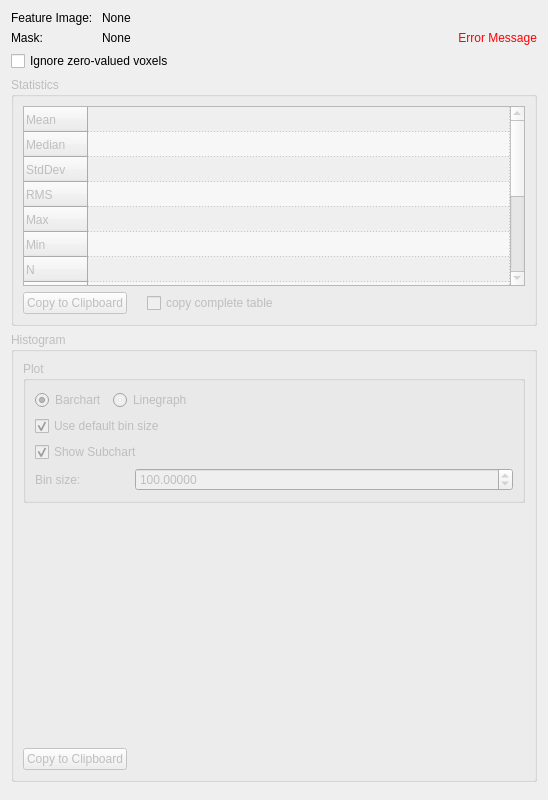
<?xml version="1.0" encoding="UTF-8"?>
<ui version="4.0">
 <class>QmitkImageStatisticsViewControls</class>
 <widget class="QWidget" name="QmitkImageStatisticsViewControls">
  <property name="enabled">
   <bool>true</bool>
  </property>
  <property name="geometry">
   <rect>
    <x>0</x>
    <y>0</y>
    <width>548</width>
    <height>800</height>
   </rect>
  </property>
  <property name="windowTitle">
   <string>Form</string>
  </property>
  <layout class="QVBoxLayout" name="verticalLayout_4">
   <item>
    <layout class="QGridLayout" name="gridLayout_2">
     <item row="0" column="0">
      <widget class="QLabel" name="label">
       <property name="sizePolicy">
        <sizepolicy hsizetype="Maximum" vsizetype="Preferred">
         <horstretch>0</horstretch>
         <verstretch>0</verstretch>
        </sizepolicy>
       </property>
       <property name="layoutDirection">
        <enum>Qt::LeftToRight</enum>
       </property>
       <property name="text">
        <string>Feature Image: </string>
       </property>
      </widget>
     </item>
     <item row="0" column="1">
      <widget class="QLabel" name="m_SelectedFeatureImageLabel">
       <property name="sizePolicy">
        <sizepolicy hsizetype="Minimum" vsizetype="Preferred">
         <horstretch>0</horstretch>
         <verstretch>0</verstretch>
        </sizepolicy>
       </property>
       <property name="text">
        <string>None</string>
       </property>
      </widget>
     </item>
     <item row="1" column="0">
      <widget class="QLabel" name="label_2">
       <property name="sizePolicy">
        <sizepolicy hsizetype="Maximum" vsizetype="Preferred">
         <horstretch>0</horstretch>
         <verstretch>0</verstretch>
        </sizepolicy>
       </property>
       <property name="text">
        <string>Mask:</string>
       </property>
      </widget>
     </item>
     <item row="1" column="1">
      <widget class="QLabel" name="m_SelectedMaskLabel">
       <property name="sizePolicy">
        <sizepolicy hsizetype="Minimum" vsizetype="Preferred">
         <horstretch>0</horstretch>
         <verstretch>0</verstretch>
        </sizepolicy>
       </property>
       <property name="text">
        <string>None</string>
       </property>
       <property name="indent">
        <number>-1</number>
       </property>
      </widget>
     </item>
     <item row="1" column="2">
      <widget class="QLabel" name="m_ErrorMessageLabel">
       <property name="sizePolicy">
        <sizepolicy hsizetype="Minimum" vsizetype="Preferred">
         <horstretch>0</horstretch>
         <verstretch>0</verstretch>
        </sizepolicy>
       </property>
       <property name="styleSheet">
        <string notr="true">color: rgb(255, 0, 0);</string>
       </property>
       <property name="text">
        <string>Error Message</string>
       </property>
       <property name="textFormat">
        <enum>Qt::AutoText</enum>
       </property>
       <property name="alignment">
        <set>Qt::AlignRight|Qt::AlignTrailing|Qt::AlignVCenter</set>
       </property>
      </widget>
     </item>
    </layout>
   </item>
   <item>
    <widget class="QCheckBox" name="m_IgnoreZerosCheckbox">
     <property name="text">
      <string>Ignore zero-valued voxels</string>
     </property>
    </widget>
   </item>
   <item>
    <widget class="QGroupBox" name="groupBox_3">
     <property name="enabled">
      <bool>false</bool>
     </property>
     <property name="title">
      <string>Statistics</string>
     </property>
     <layout class="QVBoxLayout" name="verticalLayout">
      <property name="leftMargin">
       <number>9</number>
      </property>
      <property name="rightMargin">
       <number>9</number>
      </property>
      <property name="bottomMargin">
       <number>9</number>
      </property>
      <item>
       <widget class="QTableWidget" name="m_StatisticsTable">
        <property name="minimumSize">
         <size>
          <width>100</width>
          <height>180</height>
         </size>
        </property>
        <property name="maximumSize">
         <size>
          <width>16777215</width>
          <height>16777215</height>
         </size>
        </property>
        <property name="verticalScrollBarPolicy">
         <enum>Qt::ScrollBarAsNeeded</enum>
        </property>
        <property name="horizontalScrollBarPolicy">
         <enum>Qt::ScrollBarAsNeeded</enum>
        </property>
        <property name="autoScroll">
         <bool>true</bool>
        </property>
        <property name="editTriggers">
         <set>QAbstractItemView::NoEditTriggers</set>
        </property>
        <property name="alternatingRowColors">
         <bool>true</bool>
        </property>
        <property name="showGrid">
         <bool>true</bool>
        </property>
        <property name="gridStyle">
         <enum>Qt::DotLine</enum>
        </property>
        <property name="cornerButtonEnabled">
         <bool>false</bool>
        </property>
        <property name="rowCount">
         <number>14</number>
        </property>
        <property name="columnCount">
         <number>1</number>
        </property>
        <attribute name="horizontalHeaderVisible">
         <bool>false</bool>
        </attribute>
        <attribute name="horizontalHeaderCascadingSectionResizes">
         <bool>false</bool>
        </attribute>
        <attribute name="horizontalHeaderDefaultSectionSize">
         <number>80</number>
        </attribute>
        <attribute name="horizontalHeaderHighlightSections">
         <bool>true</bool>
        </attribute>
        <attribute name="horizontalHeaderMinimumSectionSize">
         <number>80</number>
        </attribute>
        <attribute name="horizontalHeaderShowSortIndicator" stdset="0">
         <bool>false</bool>
        </attribute>
        <attribute name="horizontalHeaderStretchLastSection">
         <bool>true</bool>
        </attribute>
        <attribute name="verticalHeaderVisible">
         <bool>true</bool>
        </attribute>
        <attribute name="verticalHeaderCascadingSectionResizes">
         <bool>false</bool>
        </attribute>
        <attribute name="verticalHeaderDefaultSectionSize">
         <number>25</number>
        </attribute>
        <attribute name="verticalHeaderMinimumSectionSize">
         <number>25</number>
        </attribute>
        <attribute name="verticalHeaderShowSortIndicator" stdset="0">
         <bool>false</bool>
        </attribute>
        <attribute name="verticalHeaderStretchLastSection">
         <bool>false</bool>
        </attribute>
        <row>
         <property name="text">
          <string>Mean</string>
         </property>
        </row>
        <row>
         <property name="text">
          <string>Median</string>
         </property>
        </row>
        <row>
         <property name="text">
          <string>StdDev</string>
         </property>
        </row>
        <row>
         <property name="text">
          <string>RMS</string>
         </property>
        </row>
        <row>
         <property name="text">
          <string>Max</string>
         </property>
        </row>
        <row>
         <property name="text">
          <string>Min</string>
         </property>
        </row>
        <row>
         <property name="text">
          <string>N</string>
         </property>
        </row>
        <row>
         <property name="text">
          <string>V (mm³)</string>
         </property>
        </row>
        <row>
         <property name="text">
          <string>Skewness</string>
         </property>
        </row>
        <row>
         <property name="text">
          <string>Kurtosis</string>
         </property>
        </row>
        <row>
         <property name="text">
          <string>Uniformity</string>
         </property>
        </row>
        <row>
         <property name="text">
          <string>Entropy</string>
         </property>
        </row>
        <row>
         <property name="text">
          <string>MPP</string>
         </property>
        </row>
        <row>
         <property name="text">
          <string>UPP</string>
         </property>
        </row>
        <column>
         <property name="text">
          <string>0</string>
         </property>
        </column>
       </widget>
      </item>
      <item>
       <widget class="QWidget" name="widget" native="true">
        <layout class="QHBoxLayout" name="horizontalLayout">
         <property name="spacing">
          <number>0</number>
         </property>
         <property name="leftMargin">
          <number>0</number>
         </property>
         <property name="topMargin">
          <number>0</number>
         </property>
         <property name="rightMargin">
          <number>0</number>
         </property>
         <property name="bottomMargin">
          <number>0</number>
         </property>
         <item>
          <widget class="QPushButton" name="m_ButtonCopyStatisticsToClipboard">
           <property name="text">
            <string>Copy to Clipboard</string>
           </property>
          </widget>
         </item>
         <item>
          <spacer name="horizontalSpacer_3">
           <property name="orientation">
            <enum>Qt::Horizontal</enum>
           </property>
           <property name="sizeType">
            <enum>QSizePolicy::Fixed</enum>
           </property>
           <property name="sizeHint" stdset="0">
            <size>
             <width>20</width>
             <height>20</height>
            </size>
           </property>
          </spacer>
         </item>
         <item>
          <widget class="QCheckBox" name="m_CheckBox4dCompleteTable">
           <property name="enabled">
            <bool>false</bool>
           </property>
           <property name="text">
            <string>copy complete table</string>
           </property>
          </widget>
         </item>
         <item>
          <spacer name="horizontalSpacer">
           <property name="orientation">
            <enum>Qt::Horizontal</enum>
           </property>
           <property name="sizeHint" stdset="0">
            <size>
             <width>40</width>
             <height>20</height>
            </size>
           </property>
          </spacer>
         </item>
        </layout>
       </widget>
      </item>
     </layout>
    </widget>
   </item>
   <item>
    <widget class="QGroupBox" name="groupBox">
     <property name="enabled">
      <bool>false</bool>
     </property>
     <property name="minimumSize">
      <size>
       <width>400</width>
       <height>450</height>
      </size>
     </property>
     <property name="title">
      <string>Histogram</string>
     </property>
     <property name="checkable">
      <bool>false</bool>
     </property>
     <layout class="QVBoxLayout" name="verticalLayout_3">
      <item>
       <widget class="QGroupBox" name="groupBox_2">
        <property name="sizePolicy">
         <sizepolicy hsizetype="Preferred" vsizetype="Preferred">
          <horstretch>0</horstretch>
          <verstretch>0</verstretch>
         </sizepolicy>
        </property>
        <property name="minimumSize">
         <size>
          <width>0</width>
          <height>0</height>
         </size>
        </property>
        <property name="maximumSize">
         <size>
          <width>16777215</width>
          <height>16777215</height>
         </size>
        </property>
        <property name="title">
         <string>Plot</string>
        </property>
        <layout class="QVBoxLayout" name="verticalLayout_2">
         <item>
          <layout class="QHBoxLayout" name="horizontalLayout_4">
           <item>
            <widget class="QRadioButton" name="m_barRadioButton">
             <property name="sizePolicy">
              <sizepolicy hsizetype="Preferred" vsizetype="Preferred">
               <horstretch>0</horstretch>
               <verstretch>0</verstretch>
              </sizepolicy>
             </property>
             <property name="styleSheet">
              <string notr="true"/>
             </property>
             <property name="text">
              <string>Barchart</string>
             </property>
             <property name="checked">
              <bool>true</bool>
             </property>
            </widget>
           </item>
           <item>
            <widget class="QRadioButton" name="m_lineRadioButton">
             <property name="sizePolicy">
              <sizepolicy hsizetype="Minimum" vsizetype="Minimum">
               <horstretch>0</horstretch>
               <verstretch>0</verstretch>
              </sizepolicy>
             </property>
             <property name="minimumSize">
              <size>
               <width>0</width>
               <height>0</height>
              </size>
             </property>
             <property name="text">
              <string>Linegraph</string>
             </property>
            </widget>
           </item>
           <item>
            <spacer name="horizontalSpacer_6">
             <property name="orientation">
              <enum>Qt::Horizontal</enum>
             </property>
             <property name="sizeHint" stdset="0">
              <size>
               <width>40</width>
               <height>20</height>
              </size>
             </property>
            </spacer>
           </item>
          </layout>
         </item>
         <item>
          <widget class="QCheckBox" name="m_UseDefaultBinSizeBox">
           <property name="text">
            <string>Use default bin size</string>
           </property>
           <property name="checked">
            <bool>true</bool>
           </property>
          </widget>
         </item>
         <item>
          <widget class="QCheckBox" name="m_ShowSubchartCheckBox">
           <property name="text">
            <string>Show Subchart</string>
           </property>
           <property name="checked">
            <bool>true</bool>
           </property>
          </widget>
         </item>
         <item>
          <widget class="QFrame" name="m_BinSizeFrame">
           <property name="frameShape">
            <enum>QFrame::NoFrame</enum>
           </property>
           <property name="frameShadow">
            <enum>QFrame::Raised</enum>
           </property>
           <layout class="QGridLayout" name="gridLayout">
            <property name="leftMargin">
             <number>0</number>
            </property>
            <property name="topMargin">
             <number>0</number>
            </property>
            <property name="rightMargin">
             <number>0</number>
            </property>
            <property name="bottomMargin">
             <number>0</number>
            </property>
            <property name="spacing">
             <number>0</number>
            </property>
            <item row="1" column="0">
             <widget class="QLabel" name="m_HistogramBinSizeCaptionLabel">
              <property name="minimumSize">
               <size>
                <width>60</width>
                <height>0</height>
               </size>
              </property>
              <property name="maximumSize">
               <size>
                <width>100</width>
                <height>16777215</height>
               </size>
              </property>
              <property name="text">
               <string>Bin size:</string>
              </property>
             </widget>
            </item>
            <item row="1" column="1">
             <widget class="QDoubleSpinBox" name="m_HistogramBinSizeSpinbox">
              <property name="toolTip">
               <string>Press enter to recalculate statistics with new bin size.</string>
              </property>
              <property name="frame">
               <bool>true</bool>
              </property>
              <property name="decimals">
               <number>5</number>
              </property>
              <property name="minimum">
               <double>0.000010000000000</double>
              </property>
              <property name="maximum">
               <double>1000000.000000000000000</double>
              </property>
              <property name="value">
               <double>100.000000000000000</double>
              </property>
             </widget>
            </item>
           </layout>
          </widget>
         </item>
        </layout>
       </widget>
      </item>
      <item>
       <widget class="QStackedWidget" name="m_StatisticsWidgetStack">
        <property name="minimumSize">
         <size>
          <width>0</width>
          <height>0</height>
         </size>
        </property>
        <property name="currentIndex">
         <number>0</number>
        </property>
        <widget class="QmitkC3jsWidget" name="m_JSHistogram">
         <property name="sizePolicy">
          <sizepolicy hsizetype="Preferred" vsizetype="Fixed">
           <horstretch>0</horstretch>
           <verstretch>0</verstretch>
          </sizepolicy>
         </property>
        </widget>
       </widget>
      </item>
      <item>
       <widget class="QLabel" name="m_InfoLabel">
        <property name="text">
         <string/>
        </property>
       </widget>
      </item>
      <item>
       <widget class="QWidget" name="widget_2" native="true">
        <layout class="QHBoxLayout" name="horizontalLayout_2">
         <property name="spacing">
          <number>0</number>
         </property>
         <property name="leftMargin">
          <number>0</number>
         </property>
         <property name="topMargin">
          <number>0</number>
         </property>
         <property name="rightMargin">
          <number>0</number>
         </property>
         <property name="bottomMargin">
          <number>0</number>
         </property>
         <item>
          <widget class="QPushButton" name="m_ButtonCopyHistogramToClipboard">
           <property name="text">
            <string>Copy to Clipboard</string>
           </property>
          </widget>
         </item>
         <item>
          <spacer name="horizontalSpacer_2">
           <property name="orientation">
            <enum>Qt::Horizontal</enum>
           </property>
           <property name="sizeHint" stdset="0">
            <size>
             <width>413</width>
             <height>17</height>
            </size>
           </property>
          </spacer>
         </item>
        </layout>
       </widget>
      </item>
     </layout>
    </widget>
   </item>
   <item>
    <spacer name="verticalSpacer">
     <property name="orientation">
      <enum>Qt::Vertical</enum>
     </property>
     <property name="sizeHint" stdset="0">
      <size>
       <width>20</width>
       <height>40</height>
      </size>
     </property>
    </spacer>
   </item>
  </layout>
 </widget>
 <customwidgets>
  <customwidget>
   <class>QmitkC3jsWidget</class>
   <extends>QWidget</extends>
   <header location="global">QmitkC3jsWidget.h</header>
  </customwidget>
 </customwidgets>
 <resources/>
 <connections/>
</ui>
